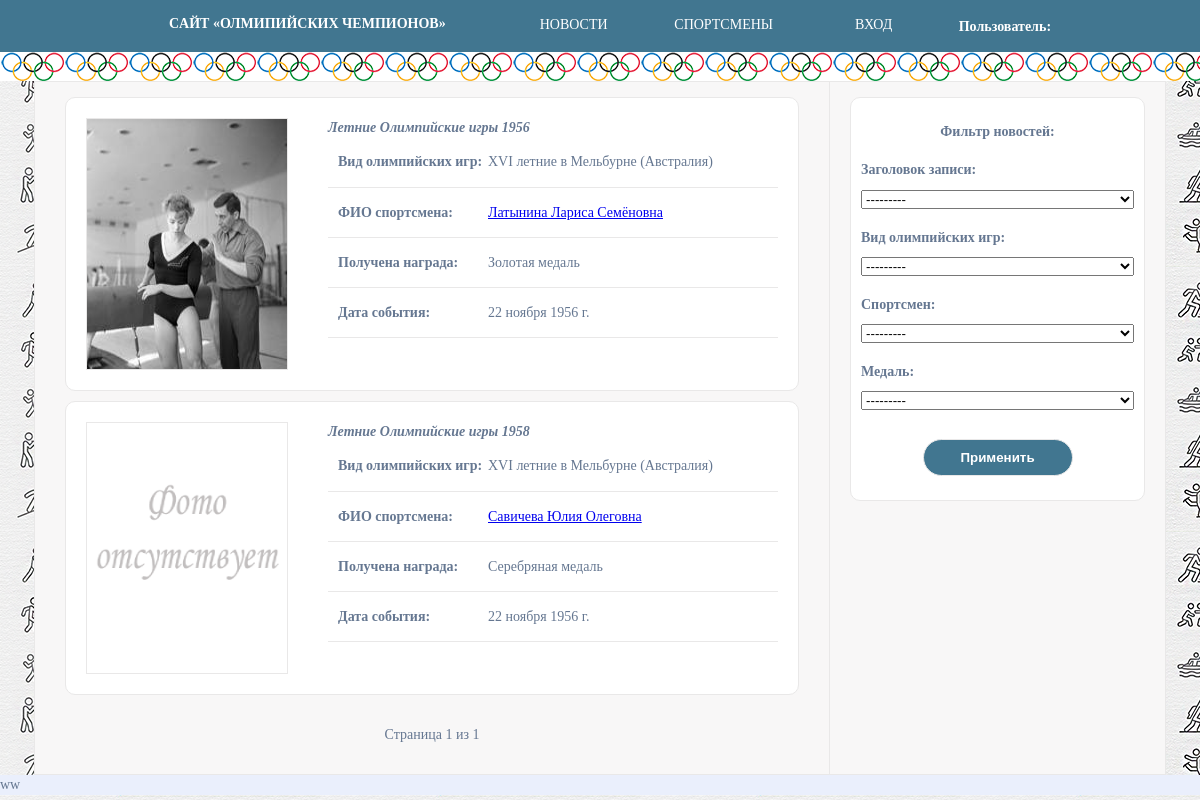
Page /news/ on the committed database.
### app/olimp/models.py (models this page shows, shortened)
class Stand(models.Model):
    stand_name = models.CharField(
        max_length=40,
        verbose_name="Заголовок записи",
        null=False,
        blank=False,
    )
    stand_description = models.TextField(
        verbose_name="Описание записи",
        max_length=100,
        null=False,
        blank=False,
    )
    sportsman_id = models.ForeignKey(
        "Sportsman",
        on_delete=models.CASCADE,
        related_name="Sportsman_Stand",
        verbose_name="Спортсмен",
        null=False,
        blank=False,
    )
    view_olimp_id = models.ForeignKey(
        "ViewOlimp",
        on_delete=models.CASCADE,
        related_name="ViewOlimp_Stand",
        verbose_name="Вид олимпийских игр",
        null=False,
        blank=False,
    )
    medal_id = models.ForeignKey(
        "Medal",
        on_delete=models.CASCADE,
        related_name="Medal_Stand",
        verbose_name="Медаль",
        null=False,
        blank=False,
    )
    date_event = models.DateField(
        verbose_name="Дата олимпиады",
        null=True,
        blank=False,
    )
    stand_is_visible = models.BooleanField(
        default=False,
        verbose_name="Скрытая запись",
        null=True,
        blank=True,
    )
    def __str__(self):
        return self.stand_name
    class Meta:
        verbose_name = "СТЕНД"
        verbose_name_plural = "СТЕНД"

class Sportsman(models.Model):
    sportsman_name = models.CharField(
        max_length=50,
        verbose_name="ФИО спортсмена",
        null=False,
        blank=False,
    )
    sportsman_country = models.CharField(
        max_length=30,
        verbose_name="Страна",
        null=False,
        blank=False,
    )
    sportsman_birthday = models.DateField(
        max_length=8,
        verbose_name="Дата рождения",
        null=False,
        blank=False,
    )
    sportsman_biogrpahy = models.TextField(
        verbose_name="Биография",
        null=True,
        blank=True,
    )
    view_sports_id = models.ForeignKey(
        "ViewSports",
        on_delete=models.CASCADE,
        related_name="ViewSports_Sportsman",
        verbose_name="Вид спорта",
        null=False,
        blank=False,
    )
    trener_id = models.ForeignKey(
        "Trener",
        on_delete=models.CASCADE,
        related_name="Trener_Sportsman",
        verbose_name="Тренер",
        null=False,
        blank=False,
    )
    sportsman_img = models.ImageField(
        upload_to="media/sportsman/%y/%m/%d/",
        default="media/default.png",
        verbose_name="Загрузить фото",
        null=False,
        blank=True,
    )
    sportsman_is_visible = models.BooleanField(
        default=False,
        verbose_name="Скрытая запись",
        null=True,
        blank=True,
    )
    def __str__(self):
        return self.sportsman_name
    class Meta:
        verbose_name = "СПОРТСМЕНА"
        verbose_name_plural = "СПОРТСМЕНЫ"

class ViewOlimp(models.Model):
    view_olimp_name = models.CharField(
        max_length=50,
        verbose_name="Наименование олимпийских игр",
        null=False,
        blank=False,
    )
    view_olimp_is_visible = models.BooleanField(
        default=False,
        verbose_name="Скрытая запись",
        null=True,
        blank=True,
    )
    def __str__(self):
        return self.view_olimp_name
    class Meta:
        verbose_name = "ВИД ОЛИМПИЙСКИХ ИГР"
        verbose_name_plural = "ВИДЫ ОЛИМПИЙСКИХ ИГР"

class Medal(models.Model):
    medal_name = models.CharField(
        max_length=20,
        verbose_name="Вид медали",
        null=False,
        blank=False,
    )
    medal_is_visible = models.BooleanField(
        default=False,
        verbose_name="Скрытая запись",
        null=True,
        blank=True,
    )
    def __str__(self):
        return self.medal_name
    class Meta:
        verbose_name = "МЕДАЛЬ"
        verbose_name_plural = "МЕДАЛИ"

### app/olimp/views.py (the view)
# urls.py: path('', StandList.as_view(), name='stand_list_view'),
class StandList(FilterView):
    model = Stand
    filterset_class = StandFilter
    context_object_name = "stands"
    template_name = "stand/stand_list.html"
    paginate_by = settings.OBJECTS_ON_PAGE
    def get_context_data(self, **kwargs):
        context = super().get_context_data(**kwargs)
        context["stands"] = self.queryset
        context["title"] = "Новости"
        return context
    def get_queryset(self):
        return Stand.objects.filter(stand_is_visible=False)

### app/olimp/templates/stand/stand_list.html
{% extends 'stand/base_stand_list.html' %}

### templates/stand/base_stand_list.html (shortened to what this page needs)
{% load static %}
{% include "../inc/_header.html" %}
<div class="wrapper">
    <div class="field">
        <div class="field_news">
            <div class="news">
                {% for stand in page_obj %}
                <div class="records">
                    <div class="photo_news">
                        <img src="/media/{{ stand.sportsman_id.sportsman_img }}" class="photo">
                    </div>
                    <div class="items_news">
                        <strong><em>{{ stand.stand_name }}</em></strong><br>
                        <div class="title_info_sportsman">
                            <div class="desc_info_sportsman">
                                <strong>Вид олимпийских игр: </strong>
                            </div>
                            <div>
                                {{ stand.view_olimp_id.view_olimp_name }}
                            </div>
                        </div>
                        <div class="title_info_sportsman">
                            <div class="desc_info_sportsman">
                                <strong>ФИО спортсмена: </strong>
                            </div>
                            <div>
                                <a href="/news/{{ stand.id }}">{{stand.sportsman_id}}</a>
                            </div>
                        </div>
                        <div class="title_info_sportsman">
                            <div class="desc_info_sportsman">
                                <strong>Получена награда: </strong>
                            </div>
                            <div>
                                {{ stand.medal_id }}
                            </div>
                        </div>
                       <div class="title_info_sportsman">
                            <div class="desc_info_sportsman">
                                <strong>Дата события: </strong>
                            </div>
                            <div>
                                {{ stand.date_event }}
                            </div>
                        </div>
                    </div>
                </div>
                {% endfor %}
            </div>
            <div class="pagin">
                <span> Страница {{ page_obj.number }} из {{ page_obj.paginator.num_pages }} </span>
            </div>
        </div>
        <div class="news right-panel">
            <div>
                <form method="get" class="setup_centr">
                    <p><strong style="text-align:center;">Фильтр новостей:</strong></p>
                    {{ filter.form.as_p }}
                    <div style="text-align:center">
                        <button type="submit" class="btn">Применить</button>
                    </div>
                </form>
            </div>
        </div>
    </div>
</div>
{% include "../inc/_footer.html" %}

### templates/inc/_header.html (shortened to what this page needs)
{% load static %}
{%block header %}
<html lang="ru">
<head>
    <link rel="stylesheet" href="{% static  'css/main.css' %}">
</head>
<body>
    <header>
        <nav>
            <div style="background: #417690;   padding-left:20px; padding-right:53px; text-align: center;">
                <a href="{% url 'stand_list_view' %}" style="text-decoration: none; border:none; ">
                    <p style="color:white; font-weight:bold; ">CАЙТ «ОЛМИПИЙСКИХ ЧЕМПИОНОВ»</p>
                </a>
            </div>
            <ul id="navbar">
                <li><a href="{% url 'stand_list_view' %}">НОВОСТИ</a></li>
                <li><a href="{% url 'sportsman' %}">СПОРТСМЕНЫ</a></li>
                {% if user.is_authenticated %}
                {% if request.user.is_superuser %}
                <li><a href="#">ДОБАВИТЬ</a>
                    <ul>
                        <li><a href="{% url 'add_stand' %}">НОВОСТЬ</a></li>
                        <li><a href="{% url 'add_sportsman' %}">СПОРТСМЕНА</a></li>
                        <li><a href="{% url 'add_stand' %}">ТРЕНЕРА</a></li>
                        <li><a href="{% url 'add_stand' %}">КЛУБ</a></li>
                    </ul>
                </li>
                {% endif %}
                <li><a href="{% url 'logout' %}">ВЫХОД</a></li>
                {% else %}
                <li><a href="{% url 'login' %}">ВХОД</a></li>
                {% endif %}
            </ul>
            <div style=" color:white; font-weight:bold; margin:auto; margin-left:10px; "> Пользователь: {{user.username}} </div>
        </nav>
    </header>
    <div class="kolco"></div>
    {% endblock %}

### templates/inc/_footer.html
{% load static %}
{%block header %}
<footer>
    <div>ww</div>
</footer>
</body>
</html>
{% endblock %}

### static/css/main.css (style rules this page uses)
html { margin: 0; padding: 0; box-sizing: border-box; text-decoration: none; list-style: none; outline: none; line-height: 120%; }
body { margin: 0px; padding: 0px; background-image: url("../img/background1.png"); background-repeat: repeat; font-family: Verdana; font-size: 14px; color: #657791; }
#navbar { padding: 0; margin: 0; }
header { display: flex; justify-content: space-around; align-items: center; width: 100%; background: #417690; }
#navbar li { list-style: none; float: left; width: 150px; height: 50px; padding: 0; margin: 0; background: #417690; color: white; position: relative; text-align: center; }
#navbar li a { display: block; width: 150px; position: relative; padding-bottom: 15px; padding-top: 15px; color: white; text-decoration: none; }
.field { display: flex; justify-content: space-between; background: #f8f7f7; border: 1px solid #e9e8e8; width: 1130px; margin-left: auto; margin-right: auto; }
.field_news { width: 800px; height: inherit; border-right: 1px solid #e9e8e8; }
.news { margin: 15px; margin-left: 30px; margin-right: 30px; }
.records { display: flex; align-items: flex-start; background: white; border: 1px solid #e9e8e8; border-radius: 10px; margin-bottom: 10px; }
.photo_news { border: 1px solid #e9e8e8; margin: 20px; height: 100%; }
.items_news { margin-left: 50px; margin: 20px; width: 100%; height: 100%; }
img.photo { width: 200px; height: 250px; }
.pagin { text-align: center; margin-top: 30px; margin-bottom: 30px; }
.right-panel { background: #fff; border: 1px solid #e9e8e8; border-radius: 10px; margin-left: 20px; margin-right: 20px; padding: 10px; height: 100%; width: 300px; }
label { white-space: pre; font-weight: bold; margin-bottom: 10px; }
p { display: flex; align-content: space-between; flex-direction: column; padding-bottom: 5px; }
nav { display: flex; align-items: stretch; justify-content: space-evenly; flex-wrap: wrap; }
.btn { padding: 10px; width: 150px; margin-top: 10px; background: #417690; color: white; border: 1px solid #e9e8e8; border-radius: 50px; font-weight: bold; }
.title_info_sportsman { display: flex; align-items: baseline; padding: 15px 10px; border-bottom: 1px solid #e9e8e8; width: 430px; }
.desc_info_sportsman { width: 150px; }
.kolco { height: 29px; background: white; background-image: url('../img/kolca.png'); background-repeat: repeat-x; }
footer { display: block; background: #eaeffc; }

### rows in the picture
Stand: sportsman_id.sportsman_img (picture), stand_name "Летние Олимпийские игры 1956", view_olimp_id.view_olimp_name "XVI летние в Мельбурне (Австралия)", sportsman_id "Латынина Лариса Семёновна", medal_id "Золотая медаль", date_event "22 ноября 1956 г.", stand_name "---------"
Stand: sportsman_id.sportsman_img (placeholder picture), stand_name "Летние Олимпийские игры 1958", view_olimp_id.view_olimp_name "XVI летние в Мельбурне (Австралия)", sportsman_id "Савичева Юлия Олеговна", medal_id "Серебряная медаль", date_event "22 ноября 1956 г.", view_olimp_id "---------", sportsman_id "---------", medal_id "---------"

### other values in the picture
{{ page_obj.number }} "1"
{{ page_obj.paginator.num_pages }} "1"
